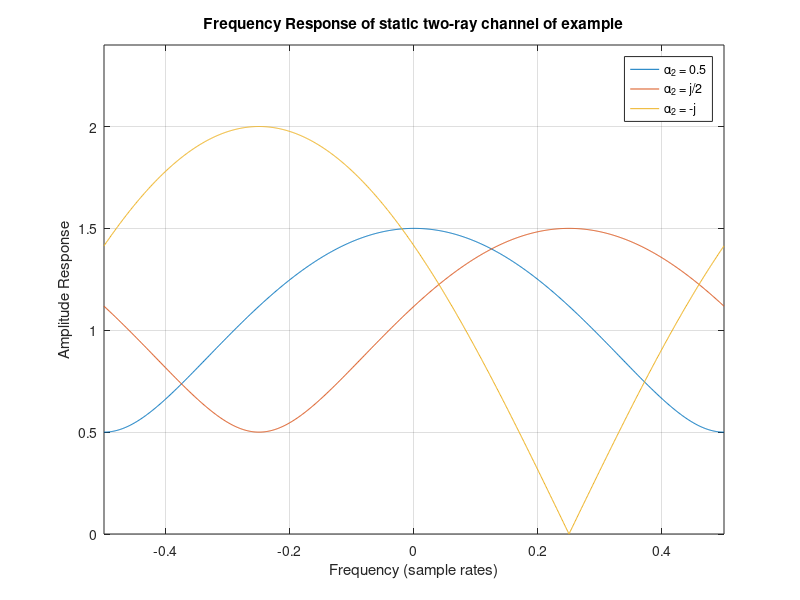

This figure's MATLAB source:
%% Frequency Response of static two-ray channel
% Copyright 2007 Telecommunications Lab
% $Revision: 1.0 $ $Date: 2007/06/21 12:45:07 $

%%
% 
f = -0.5:0.001:0.5;
T = 1;
first = sqrt(1.25 + cos(2*pi*f*T));
second = sqrt(1.25 + sin(2*pi*f*T));
third = sqrt(2 - 2*sin(2*pi*f*T));

%%
plot(f, first, f, second, f, third);
xlabel('Frequency (sample rates)');
ylabel('Amplitude Response');
title('Frequency Response of static two-ray channel of example');
axis([-0.5 0.5 0 2.4])
legend('\alpha_2 = 0.5', '\alpha_2 = j/2', '\alpha_2 = -j');
grid on;